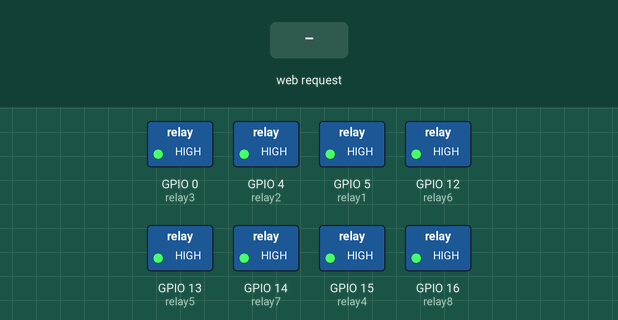
The sketch below on a simulated ESP8266 (NodeMCU). Parts: switched loads named in the sketch (green lamp = pin HIGH). The test bench sets the inputs (shaded band). WiFi joins after 1.5 s; servers stay silent unless stated; EEPROM starts erased; what the sketch prints to the serial monitor is not drawn.

Above: at 4.2 s.
4.3 s: HTTP request GET /relay1 received
At 5.1 s:
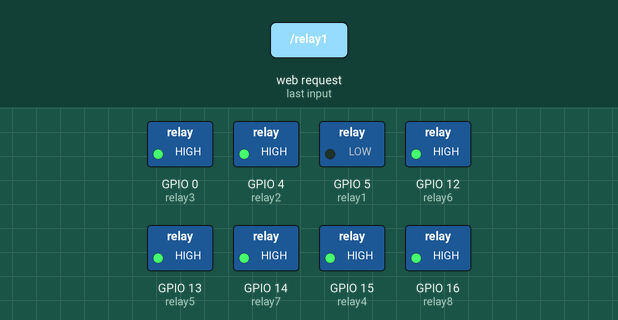
5.8 s: HTTP request GET /relay2 received
At 6.2 s:
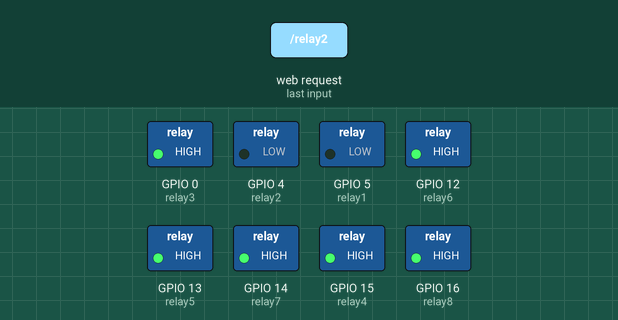
7.3 s: HTTP request GET /relay3 received
At 8.5 s:
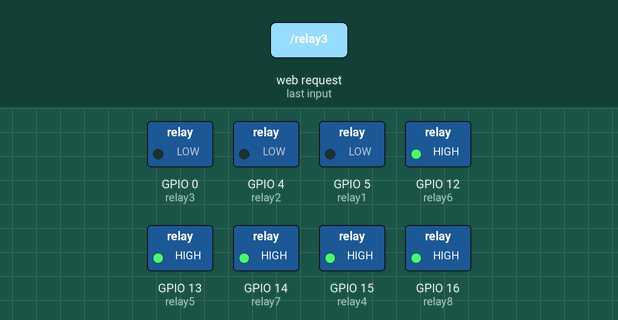
8.8 s: HTTP request GET /relay4 received
At 9.7 s:
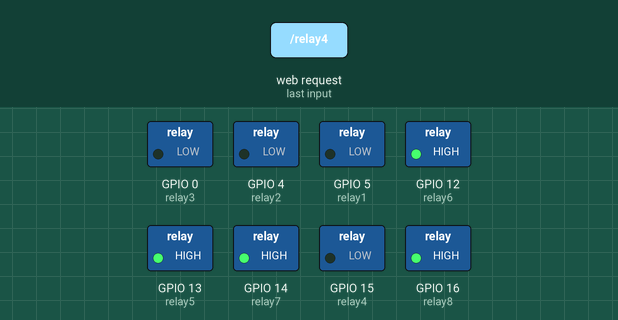
10.3 s: HTTP request GET /relay5 received
At 10.9 s:
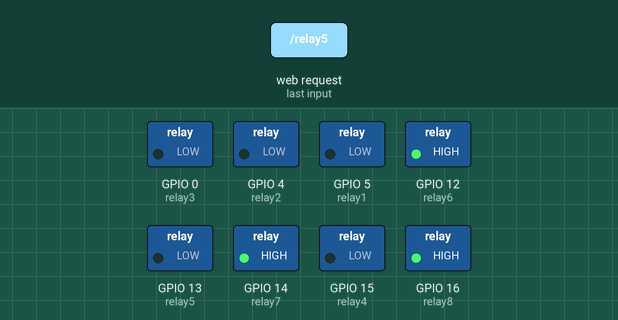
11.8 s: HTTP request GET /relay6 received
At 13.2 s:
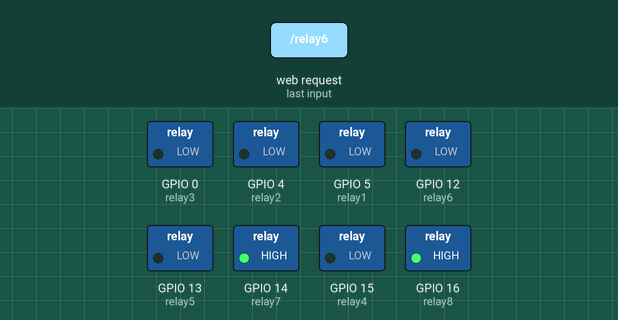
Timing chart, 0 to 14.3 s (numbered marks = the images above; inputs shaded):
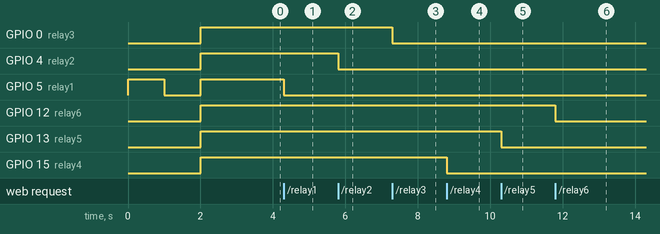

The sketch:

esp82.ino
```cpp
#include <EEPROM.h>
#include <ESP8266WiFi.h>
#include <ESP8266WebServer.h>
#include <ArduinoJson.h>

#ifndef STASSID
#define STASSID "OMEN-PC"
#define STAPSK  "Pass123!"
#define EEPROM_SIZE 9
#endif

ESP8266WebServer server(80);

const char* ssid     = STASSID;
const char* password = STAPSK;

int relay1 = 5, relay2 = 4, relay3 = 0, relay4 = 15;
int relay5 = 13, relay6 = 12, relay7 = 14, relay8 = 16;
int state1 = HIGH, state2 = HIGH, state3 = HIGH, state4 = HIGH;
int state5 = HIGH, state6 = HIGH, state7 = HIGH, state8 = HIGH;

void checkStatusRelay(){
  StaticJsonBuffer<800> jsonBuffer;
  JsonObject &root = jsonBuffer.createObject();
  root["status"]= "Success";
  root["relay1"]= state1;
  root["relay2"]= state2;
  root["relay3"]= state3;
  root["relay4"]= state4;
  root["relay5"]= state5;
  root["relay6"]= state6;
  root["relay7"]= state7;
  root["relay8"]= state8;
  root["ssid"]= ssid;

  String json;
  root.prettyPrintTo(json);
  server.send(200, "text/json", json);
}

void handlestate1() {
  state1 = !state1;
  digitalWrite(relay1, state1);
  EEPROM.write(1, state1);
  EEPROM.commit();

  StaticJsonBuffer<300> jsonBuffer;
  JsonObject &root = jsonBuffer.createObject();
  root["status"]= "Success";
  root["data"]= state1;

  String json;
  root.prettyPrintTo(json);
  server.send(200, "text/json", json);
}

void handlestate2() {
  state2 = !state2;
  digitalWrite(relay2, state2);
  EEPROM.write(2, state2);
  EEPROM.commit();

  StaticJsonBuffer<300> jsonBuffer;
  JsonObject &root = jsonBuffer.createObject();
  root["status"]= "Success";
  root["data"]= state2;

  String json;
  root.prettyPrintTo(json);
  server.send(200, "text/json", json);
}

void handlestate3() {
  state3 = !state3;
  digitalWrite(relay3, state3);
  EEPROM.write(3, state3);
  EEPROM.commit();

  StaticJsonBuffer<300> jsonBuffer;
  JsonObject &root = jsonBuffer.createObject();
  root["status"]= "Success";
  root["data"]= state3;

  String json;
  root.prettyPrintTo(json);
  server.send(200, "text/json", json);
}

void handlestate4() {
  state4 = !state4;
  digitalWrite(relay4, state4);
  EEPROM.write(4, state4);
  EEPROM.commit();

  StaticJsonBuffer<300> jsonBuffer;
  JsonObject &root = jsonBuffer.createObject();
  root["status"]= "Success";
  root["data"]= state4;

  String json;
  root.prettyPrintTo(json);
  server.send(200, "text/json", json);
}

void handlestate5() {
  state5 = !state5;
  digitalWrite(relay5, state5);
  EEPROM.write(5, state5);
  EEPROM.commit();

  StaticJsonBuffer<300> jsonBuffer;
  JsonObject &root = jsonBuffer.createObject();
  root["status"]= "Success";
  root["data"]= state5;

  String json;
  root.prettyPrintTo(json);
  server.send(200, "text/json", json);
}

void handlestate6() {
  state6 = !state6;
  digitalWrite(relay6, state6);
  EEPROM.write(6, state6);
  EEPROM.commit();

  StaticJsonBuffer<300> jsonBuffer;
  JsonObject &root = jsonBuffer.createObject();
  root["status"]= "Success";
  root["data"]= state6;

  String json;
  root.prettyPrintTo(json);
  server.send(200, "text/json", json);
}

void handlestate7() {
  state7 = !state7;
  digitalWrite(relay7, state7);
  EEPROM.write(7, state7);
  EEPROM.commit();

  StaticJsonBuffer<300> jsonBuffer;
  JsonObject &root = jsonBuffer.createObject();
  root["status"]= "Success";
  root["data"]= state7;

  String json;
  root.prettyPrintTo(json);
  server.send(200, "text/json", json);
}

void handlestate8() {
  state8 = !state8;
  digitalWrite(relay8, state8);
  EEPROM.write(8, state8);
  EEPROM.commit();

  StaticJsonBuffer<300> jsonBuffer;
  JsonObject &root = jsonBuffer.createObject();
  root["status"]= "Success";
  root["data"]= state8;

  String json;
  root.prettyPrintTo(json);
  server.send(200, "text/json", json);
}

void setrelaystate() {
  digitalWrite(relay1, state1);
  digitalWrite(relay2, state2);
  digitalWrite(relay3, state3);
  digitalWrite(relay4, state4);
  digitalWrite(relay5, state5);
  digitalWrite(relay6, state6);
  digitalWrite(relay7, state7);
  digitalWrite(relay8, state8);
}

void getstate() {
  state1 = EEPROM.read(1);
  state2 = EEPROM.read(2);
  state3 = EEPROM.read(3);
  state4 = EEPROM.read(4);
  state5 = EEPROM.read(5);
  state6 = EEPROM.read(6);
  state7 = EEPROM.read(7);
  state8 = EEPROM.read(8);
  setrelaystate();
}

void setup() {
  Serial.begin(115200);
  pinMode(relay1, OUTPUT);
  pinMode(relay2, OUTPUT);
  pinMode(relay3, OUTPUT);
  pinMode(relay4, OUTPUT);
  pinMode(relay5, OUTPUT);
  pinMode(relay6, OUTPUT);
  pinMode(relay7, OUTPUT);
  pinMode(relay8, OUTPUT);

  WiFi.mode(WIFI_STA);
  WiFi.begin(ssid, password);

  while (WiFi.status() != WL_CONNECTED) {
    state1 = HIGH;
    digitalWrite(relay1, state1);
    delay(1000);
    state1 = LOW;
    digitalWrite(relay1, state1);
    delay(1000);
    Serial.print(".");
  }

  Serial.println(WiFi.localIP());

  server.on("/", checkStatusRelay);
  server.on("/relay1", handlestate1);
  server.on("/relay2", handlestate2);
  server.on("/relay3", handlestate3);
  server.on("/relay4", handlestate4);
  server.on("/relay5", handlestate5);
  server.on("/relay6", handlestate6);
  server.on("/relay7", handlestate7);
  server.on("/relay8", handlestate8);

  server.begin();
  getstate();
  delay(1000);
  state1 = HIGH;
  digitalWrite(relay1, state1);
}

void loop() {
  server.handleClient();
}
```

Measured:
- after the input at 4.3 s, GPIO 5 (relay1): HIGH → LOW at once
- after the input at 5.8 s, GPIO 4 (relay2): HIGH → LOW at once
- after the input at 7.3 s, GPIO 0 (relay3): HIGH → LOW at once
- after the input at 8.8 s, GPIO 15 (relay4): HIGH → LOW at once
- after the input at 10.3 s, GPIO 13 (relay5): HIGH → LOW at once
- after the input at 11.8 s, GPIO 12 (relay6): HIGH → LOW at once
